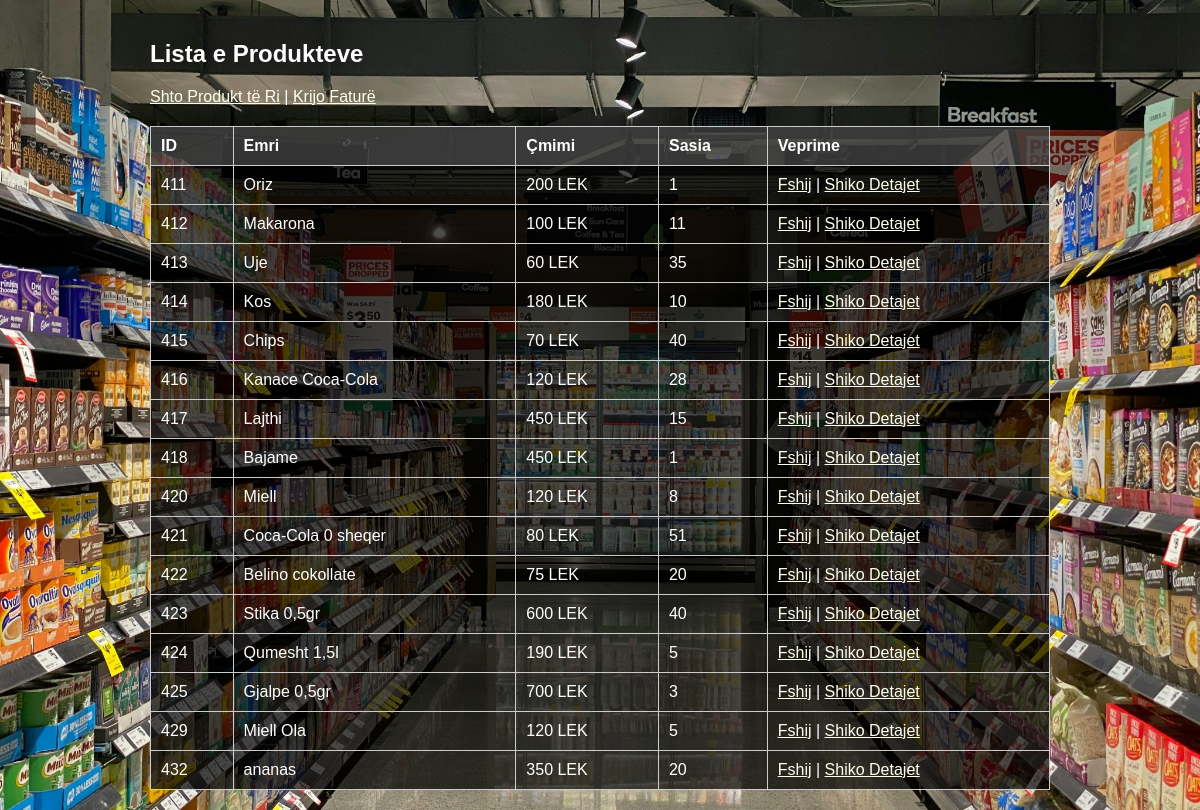
The page / on the database its author committed.
### tables this page shows
CREATE TABLE `produktet` (
  `produkt_id` int(11) NOT NULL,
  `produkt_emri` varchar(30) NOT NULL,
  `produkt_pershkrimi` text NOT NULL,
  `produkt_data_prodhimit` date NOT NULL,
  `produkt_data_skadences` date NOT NULL,
  `produkt_cmimi` decimal(10,0) NOT NULL,
  `produkt_kapaciteti` decimal(10,0) NOT NULL,
  `produkt_sasia_aktuale` int(11) NOT NULL
);

### index.php (the view, shortened to what this page needs)
<?php
include 'config.php';
$products = $conn->query("SELECT * FROM produktet");
?>
<!DOCTYPE html>
<html>
<head>
    <link rel="stylesheet" href="styles.css">
</head>
<body class="background">
    <h2>Lista e Produkteve</h2>
    <a href="add_product.php">Shto Produkt të Ri</a> |
    <a href="create_invoice.php">Krijo Faturë</a>
    <table>
        <tr>
            <th>ID</th>
            <th>Emri</th>
            <th>Çmimi</th>
            <th>Sasia</th>
            <th>Veprime</th>
        </tr>
        <?php while($row = $products->fetch_assoc()): ?>
        <tr>
            <td><?= $row['produkt_id'] ?></td>
            <td><?= $row['produkt_emri'] ?></td>
            <td><?= $row['produkt_cmimi'] ?> LEK</td>
            <td><?= $row['produkt_sasia_aktuale'] ?></td>
            <td>
                <a href="delete_product.php?id=<?= $row['produkt_id'] ?>" onclick="return confirm('A jeni i sigurt?')">Fshij</a> |
                <a href="view_product.php?id=<?= $row['produkt_id'] ?>">Shiko Detajet</a>
            </td>
        </tr>
        <?php endwhile; ?>
    </table>
</body>
</html>

### styles.css (style rules this page uses)
body.background { font-family: Arial, sans-serif; padding: 20px; max-width: 900px; margin: auto; background-image: url('supermarket.jpg'); background-size: cover; background-repeat: no-repeat; background-attachment: fixed; background-position: center; color: white; }
table { width: 100%; border-collapse: collapse; margin-top: 20px; background: rgba(0,0,0,0.7); }
th, td { border: 1px solid #ccc; padding: 10px; text-align: left; color: white; }
th { background: rgba(255,255,255,0.2); }
a { color: #ffe; }

### rows shown on the page
produktet: produkt_id "411", produkt_emri "Oriz", produkt_cmimi "200", produkt_sasia_aktuale "1"
produktet: produkt_id "412", produkt_emri "Makarona", produkt_cmimi "100", produkt_sasia_aktuale "11"
produktet: produkt_id "413", produkt_emri "Uje", produkt_cmimi "60", produkt_sasia_aktuale "35"
produktet: produkt_id "414", produkt_emri "Kos", produkt_cmimi "180", produkt_sasia_aktuale "10"
produktet: produkt_id "415", produkt_emri "Chips", produkt_cmimi "70", produkt_sasia_aktuale "40"
produktet: produkt_id "416", produkt_emri "Kanace Coca-Cola", produkt_cmimi "120", produkt_sasia_aktuale "28"
produktet: produkt_id "417", produkt_emri "Lajthi", produkt_cmimi "450", produkt_sasia_aktuale "15"
produktet: produkt_id "418", produkt_emri "Bajame", produkt_cmimi "450", produkt_sasia_aktuale "1"
produktet: produkt_id "420", produkt_emri "Miell", produkt_cmimi "120", produkt_sasia_aktuale "8"
produktet: produkt_id "421", produkt_emri "Coca-Cola 0 sheqer", produkt_cmimi "80", produkt_sasia_aktuale "51"
produktet: produkt_id "422", produkt_emri "Belino cokollate", produkt_cmimi "75", produkt_sasia_aktuale "20"
produktet: produkt_id "423", produkt_emri "Stika 0,5gr", produkt_cmimi "600", produkt_sasia_aktuale "40"
produktet: produkt_id "424", produkt_emri "Qumesht 1,5l", produkt_cmimi "190", produkt_sasia_aktuale "5"
produktet: produkt_id "425", produkt_emri "Gjalpe 0,5gr", produkt_cmimi "700", produkt_sasia_aktuale "3"
produktet: produkt_id "429", produkt_emri "Miell Ola", produkt_cmimi "120", produkt_sasia_aktuale "5"
produktet: produkt_id "432", produkt_emri "ananas", produkt_cmimi "350", produkt_sasia_aktuale "20"
